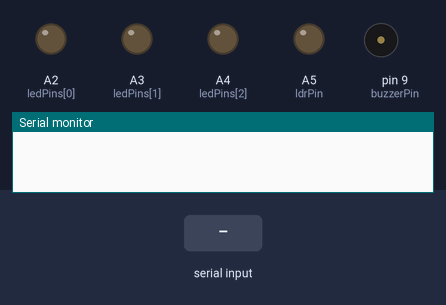
Simulated run of this sketch. Board: Arduino Uno, built with avr-gcc and run on an emulated ATmega328P. Parts: output pins drawn as LEDs (lit = HIGH), buzzer (waves = sounding, pin HIGH), the last lines printed to the serial monitor. The test bench sets the inputs (shaded band).

Above: at 1.2 s.
1.3 s: "buzzer_on\n" received over Serial
At 2.3 s:
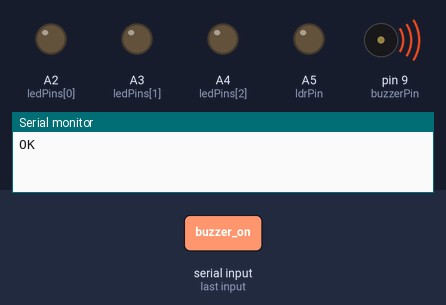
2.8 s: "buzzer_off\n" received over Serial
At 3.4 s:
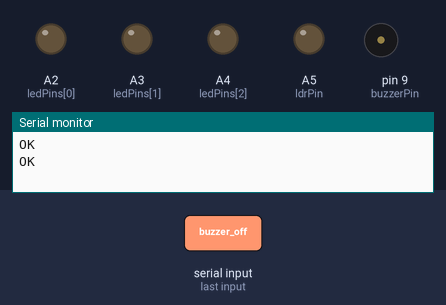
Timing chart, 0 to 5.8 s (numbered marks = the images above; inputs shaded):
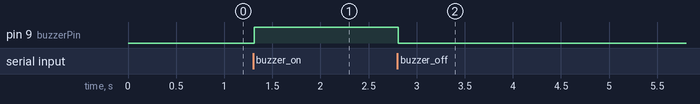

Measured:
- after the input at 1.3 s, pin 9 (buzzerPin): LOW → HIGH at once
- after the input at 2.8 s, pin 9 (buzzerPin): HIGH → LOW at once

The sketch:

backend_coms.ino
```cpp
#define buzzerPin 9
#define trigPin 6
#define echoPin 7
#define ldrPin 5
const int ledPins[] = {A2,A3,A4,A5};

void setup() {
  Serial.begin(9600);
  for (int i = 0; i < 4; i++) pinMode(ledPins[i], OUTPUT);
  pinMode(buzzerPin, OUTPUT);
  pinMode(trigPin, OUTPUT);
  pinMode(echoPin, INPUT);
}

void loop() {
  if (Serial.available()) {
    String cmd = Serial.readStringUntil('\n');
    cmd.trim();

    if (cmd.startsWith("led")) {
      int ledIndex = cmd.charAt(3) - '1';
      if (ledIndex >= 0 && ledIndex < 4) {
        digitalWrite(ledPins[ledIndex], cmd.endsWith("on") ? HIGH : LOW);
        Serial.println("OK");
      }
    } else if (cmd == "buzzer_on") {
      digitalWrite(buzzerPin, HIGH);
      Serial.println("OK");
    } else if (cmd == "buzzer_off") {
      digitalWrite(buzzerPin, LOW);
      Serial.println("OK");
    } else if (cmd == "ultrasonic?") {
      long duration;
      float distance;
      digitalWrite(trigPin, LOW);
      delayMicroseconds(2);
      digitalWrite(trigPin, HIGH);
      delayMicroseconds(10);
      digitalWrite(trigPin, LOW);
      duration = pulseIn(echoPin, HIGH);
      distance = duration * 0.034 / 2;
      Serial.println(distance);
    } else if (cmd == "ldr?") {
      int ldrValue = analogRead(ldrPin);
      Serial.println(ldrValue);
    } else if (cmd == "get_data") {
      // Read both sensors and return a JSON string
      long duration;
      float distance;
      digitalWrite(trigPin, LOW);
      delayMicroseconds(2);
      digitalWrite(trigPin, HIGH);
      delayMicroseconds(10);
      digitalWrite(trigPin, LOW);
      duration = pulseIn(echoPin, HIGH);
      distance = duration * 0.034 / 2;

      int ldrValue = analogRead(ldrPin);

      // Manually create a JSON string
      Serial.print("{\"distance\":");
      Serial.print(distance, 1);
      Serial.print(",\"ldr\":");
      Serial.print(ldrValue);
      Serial.println("}");
    }
  }
}
```
